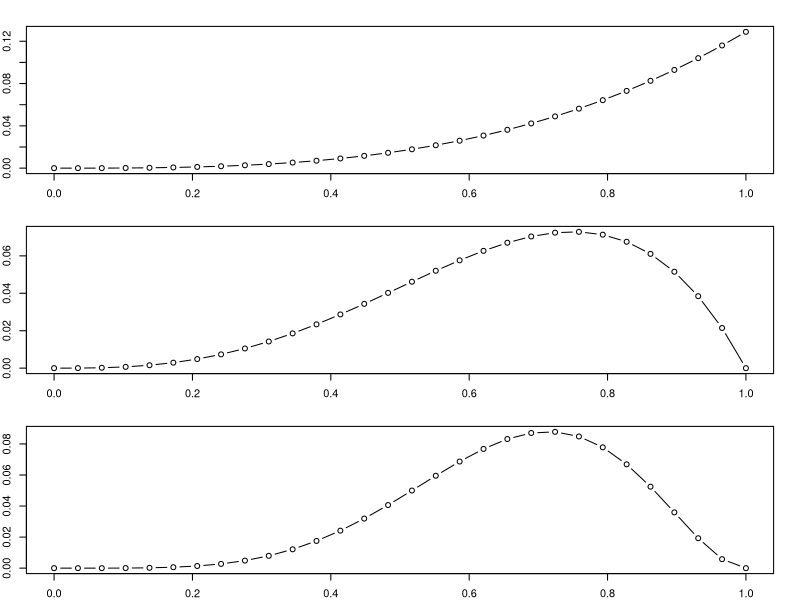
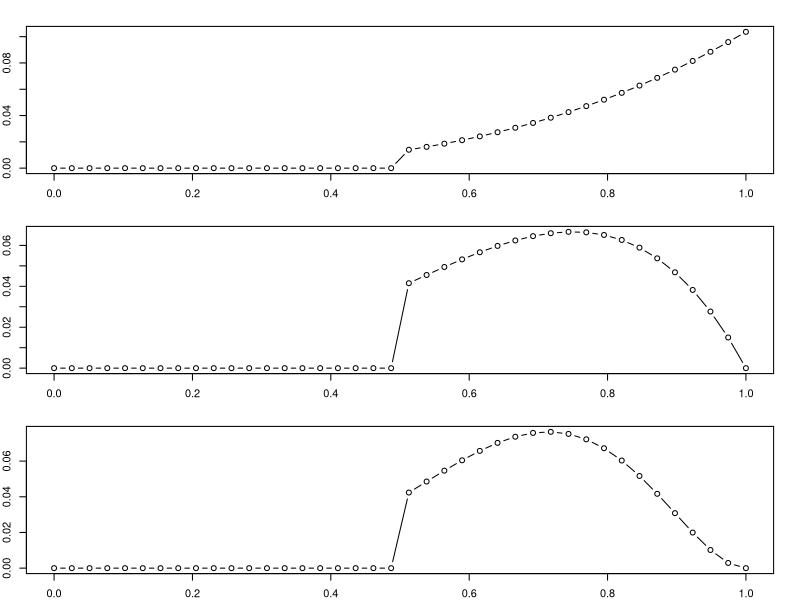

These figures' R source, in order:
# Chapter 2


# define grid with npoints
npoints <-30
p_grid <- seq(from=0, to=1, length.out=npoints)
# define flat prior
prior <- rep(0.5, npoints)
# compute likelihood at each value in grid (3 cases)
lh1 <- dbinom(3, size=3, prob=p_grid)
lh2 <- dbinom(3, size=4, prob=p_grid)
lh3 <- dbinom(5, size=7, prob=p_grid)
# compute product of lh and prior
unstd.post1 <- lh1*prior
unstd.post2 <- lh2*prior
unstd.post3 <- lh3*prior
# standardize the posterior, so it sums to 1
p1 <- unstd.post1/sum(unstd.post1)
p2 <- unstd.post2/sum(unstd.post2)
p3 <- unstd.post3/sum(unstd.post3)
# plotting posteriors
dev.new()
par(mar=c(2,2,2,2))
par(mfrow=c(3,1))
plot(p_grid, p1, type="b",
     xlab="probabilty of water", ylab="posterior probability")
plot(p_grid, p2, type="b",
     xlab="probabilty of water", ylab="posterior probability")
plot(p_grid, p3, type="b",
     xlab="probabilty of water", ylab="posterior probability")
 

### Exercise 2M.2
# Recalculating prior grid such that:
npoints = 40
p_grid <- seq(from=0, to=1, length.out=npoints)
prior <- ifelse(p_grid<0.5, 0, 1)
# Repeating the steps above for plotting
# compute likelihood at each value in grid (3 cases)
lh1 <- dbinom(3, size=3, prob=p_grid)
lh2 <- dbinom(3, size=4, prob=p_grid)
lh3 <- dbinom(5, size=7, prob=p_grid)
# compute product of lh and prior
unstd.post1 <- lh1*prior
unstd.post2 <- lh2*prior
unstd.post3 <- lh3*prior
# standardize the posterior, so it sums to 1
p1 <- unstd.post1/sum(unstd.post1)
p2 <- unstd.post2/sum(unstd.post2)
p3 <- unstd.post3/sum(unstd.post3)
# plotting
dev.new()
par(mar=c(2,2,2,2))
par(mfrow=c(3,1))
plot(p_grid, p1, type="b",
     xlab="probabilty of water", ylab="posterior probability")
plot(p_grid, p2, type="b",
     xlab="probabilty of water", ylab="posterior probability")
plot(p_grid, p3, type="b",
     xlab="probabilty of water", ylab="posterior probability")
 dev.off()
